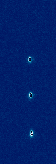
#> input picture Задача 2_ Классификация ионов/Data/760e3945-e0c9-4c9a-b78a-a68fbbee05cd.png, 56 x 164 px, found by its file name
$ jupyter execute --allow-errors aboba.ipynb
#> lines starting #> are read from the running program, lines starting #| are printed output that depends on the picture
[cell 1]
import cv2
import numpy as np
import pandas as pd
import scipy
import os
import dimod
from dwave.samplers import SimulatedAnnealingSampler

## Внимание, делаем по следующей статье!
https://www.arxiv-vanity.com/papers/0804.4457/

[cell 2]
# Global parameters
S1, S2 = 1, 40
T_feat, T_geom = 0.8, 0.7
# reading the image in grayscale mode
gray = cv2.imread('Data\\760e3945-e0c9-4c9a-b78a-a68fbbee05cd.png', 0)
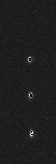
#> gray: shape (164, 56); min 0, max 243, mean 30.3
gray = cv2.GaussianBlur(gray, (5, 5), 0)


$ run again, with Задача 2_ Классификация ионов/Data/05e15a34-8769-40e2-a2b1-10df0f33c251.png copied over Задача 2_ Классификация ионов/Data/760e3945-e0c9-4c9a-b78a-a68fbbee05cd.png
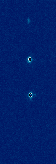
#> input picture Задача 2_ Классификация ионов/Data/05e15a34-8769-40e2-a2b1-10df0f33c251.png, 56 x 164 px, found by its file name
#> `gray = cv2.imread('Data\\760e3945-e0c9-4c9a-b78a-a68fbbee05cd.png', 0)`:
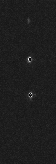
#> gray: shape (164, 56); min 0, max 255, mean 30

$ run again, with Задача 2_ Классификация ионов/Data/06516c1f-bb43-4e9a-9557-d7263b6144ab.png copied over Задача 2_ Классификация ионов/Data/760e3945-e0c9-4c9a-b78a-a68fbbee05cd.png
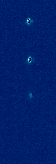
#> input picture Задача 2_ Классификация ионов/Data/06516c1f-bb43-4e9a-9557-d7263b6144ab.png, 56 x 164 px, found by its file name
#> `gray = cv2.imread('Data\\760e3945-e0c9-4c9a-b78a-a68fbbee05cd.png', 0)`:
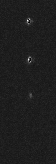
#> gray: shape (164, 56); min 1, max 255, mean 30.1

$ run again, with Задача 2_ Классификация ионов/Data/0671024b-b1be-4113-b6d8-99c81feee3ac.png copied over Задача 2_ Классификация ионов/Data/760e3945-e0c9-4c9a-b78a-a68fbbee05cd.png
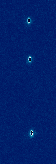
#> input picture Задача 2_ Классификация ионов/Data/0671024b-b1be-4113-b6d8-99c81feee3ac.png, 56 x 164 px, found by its file name
#> `gray = cv2.imread('Data\\760e3945-e0c9-4c9a-b78a-a68fbbee05cd.png', 0)`:
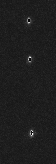
#> gray: shape (164, 56); min 0, max 249, mean 30.2
